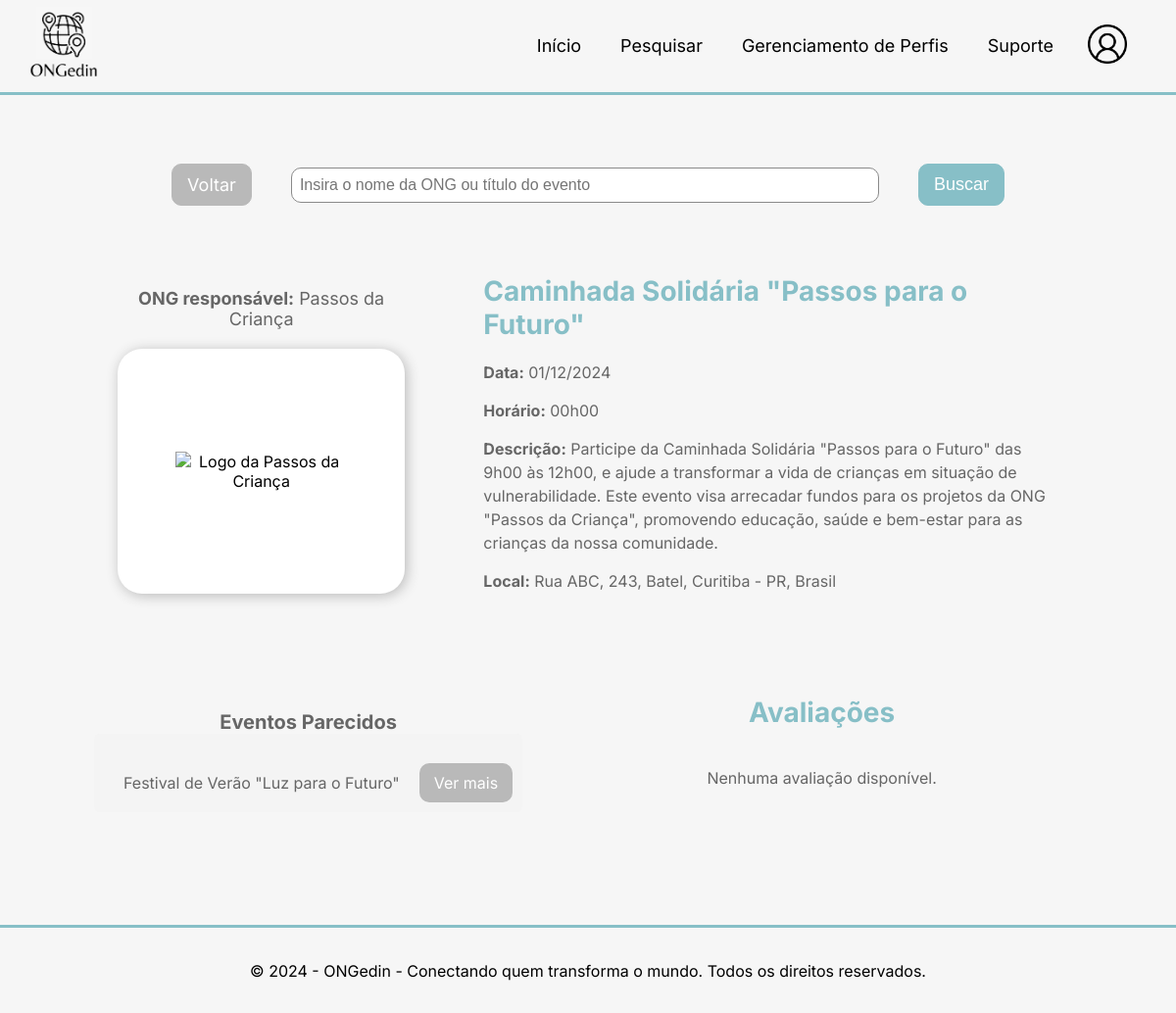
Page /event-details-adm.php?titulo=Caminhada+Solidária+"Passos+para+o+Futuro" on the committed database.
### tables this page shows
CREATE TABLE evento (
id_evento INT NOT NULL AUTO_INCREMENT,
titulo VARCHAR(100) NOT NULL,
descricao TEXT NOT NULL,
local_rua VARCHAR(100) NOT NULL,
local_numero VARCHAR(10) NOT NULL,
local_complemento VARCHAR(50),
local_bairro VARCHAR(50) NOT NULL,
local_cidade VARCHAR(50) NOT NULL,
local_estado CHAR(2) NOT NULL,
local_pais VARCHAR(20) NOT NULL,
PRIMARY KEY (id_evento)
);

CREATE TABLE usuario (
id_usuario INT NOT NULL AUTO_INCREMENT,
nome VARCHAR(50) NOT NULL,
funcao CHAR(1) NOT NULL,
senha VARCHAR(255) NOT NULL,
data_cadastro DATETIME NOT NULL,
PRIMARY KEY (id_usuario)
);

CREATE TABLE admin_ong_cadastra_evento (
id_admin_ong INT NOT NULL,
id_evento INT NOT NULL,
data_evento DATE NOT NULL,
horario_evento TIME NOT NULL,
FOREIGN KEY (id_admin_ong) REFERENCES administrador_ong(id_admin_ong),
FOREIGN KEY (id_evento) REFERENCES evento(id_evento)
);

### event-details-adm.php (the view, shortened to what this page needs)
<?php
include('connection.php');
$eventDetails = null;
function getEventDetails($conn, $titulo) {
    $queryEvent = $conn->prepare("
        SELECT e.titulo, e.descricao, e.local_rua, e.local_numero, e.local_complemento, e.local_bairro,
            e.local_cidade, e.local_estado, e.local_pais,
            ae.data_evento, ae.horario_evento, ao.area_atuacao, ao.endereco_rua, ao.endereco_bairro, ao.endereco_cidade,
            u.nome, ao.id_admin_ong
        FROM evento e
        JOIN admin_ong_cadastra_evento ae ON e.id_evento = ae.id_evento
        JOIN administrador_ong ao ON ae.id_admin_ong = ao.id_admin_ong
        JOIN usuario u ON u.id_usuario = ao.id_admin_ong
        WHERE e.titulo = ?");
    $queryEvent->bind_param('s', $titulo);
    $queryEvent->execute();
    return $queryEvent->get_result()->fetch_assoc();
}
if (isset($_GET['titulo'])) {
    $eventDetails = getEventDetails($conn, $_GET['titulo']);
}
$horario = new DateTime($eventDetails['horario_evento']);
$dataEvento = DateTime::createFromFormat('Y-m-d', $eventDetails['data_evento']);
function getOngImage($conn, $adminOngId) {
    $sql = "SELECT p.foto, u.nome AS nome_ong
            FROM perfil p
            JOIN usuario u ON p.id_perfil = u.id_usuario
            JOIN administrador_ong ao ON u.id_usuario = ao.id_admin_ong
            WHERE ao.id_admin_ong = ?";
    $stmt = $conn->prepare($sql);
    $stmt->bind_param('i', $adminOngId);
    $stmt->execute();
    $perfil = $stmt->get_result()->fetch_assoc();
    if (!$perfil || !$perfil['foto']) {
        $perfil['foto'] = 'caminho/para/imagem/alternativa.jpg';
    }
    return $perfil;
}
if ($eventDetails) {
    $adminOngId = $eventDetails['id_admin_ong'];
    $ongDetails = getOngImage($conn, $adminOngId);
    $fotoOng = $ongDetails['foto'];
    $nomeOng = htmlspecialchars($ongDetails['nome_ong']);
}
$nomeEvento = $_GET['titulo'];
$sql_evento = "SELECT id_evento FROM evento WHERE titulo = ?";
$stmt_evento = $conn->prepare($sql_evento);
$stmt_evento->bind_param("s", $nomeEvento);
$stmt_evento->execute();
$result_evento = $stmt_evento->get_result();
if ($result_evento->num_rows > 0) {
    $row = $result_evento->fetch_assoc();
    $eventoId = $row['id_evento'];
} else {
    echo "Erro: Evento não encontrado!";
    exit;
}
$sql_ong = "SELECT ong.area_atuacao
            FROM administrador_ong ong
            JOIN admin_ong_cadastra_evento aoce ON aoce.id_admin_ong = ong.id_admin_ong
            JOIN evento e ON e.id_evento = aoce.id_evento
            WHERE e.id_evento = ?";
$stmt = $conn->prepare($sql_ong);
$stmt->bind_param("i", $eventoId);
$stmt->execute();
$result = $stmt->get_result();
$areaAtuacao = '';
if ($result->num_rows > 0) {
    $row = $result->fetch_assoc();
    $areaAtuacao = $row['area_atuacao'];
} else {
    echo "Evento não encontrado!";
    exit;
}
$sql_eventos_similares = "SELECT e.id_evento, e.titulo
                          FROM evento e
                          JOIN admin_ong_cadastra_evento aoce ON aoce.id_evento = e.id_evento
                          JOIN administrador_ong ong ON ong.id_admin_ong = aoce.id_admin_ong
                          WHERE ong.area_atuacao = ? AND e.id_evento != ?";
$stmt_similares = $conn->prepare($sql_eventos_similares);
$stmt_similares->bind_param("si", $areaAtuacao, $eventoId);
$stmt_similares->execute();
$result_similares = $stmt_similares->get_result();
$eventosSimilares = [];
while ($evento = $result_similares->fetch_assoc()) {
    $eventosSimilares[] = $evento;
}
$feedbacks = [];
shuffle($feedbacks);
?>
<!DOCTYPE html>
<html lang="en">
<head>
    <link href="event-details.css" rel="stylesheet">
</head>
<body>
    <header>
        <div class="nav-container">
            <nav class="nav">
                <a href="home-adm.php">
                    <img src="images/ongedin-logo-2.png" alt="ongedin-logo">
                </a>
                <ul class="ul">
                    <ul class="ul-text">
                        <a href="home-adm.php">Início</a>
                        <a href="search-adm.php">Pesquisar</a>
                        <a href="profile-management.php">Gerenciamento de Perfis</a>
                        <a href="help-adm.php">Suporte</a>
                    </ul>
                    <a href="profile-adm.php">
                        <img src="images/perfil.png" alt="ongedin-logo">
                    </a>
                </ul>
            </nav>
        </div>
    </header>
    <section class="search-bar">
        <div class="search">
            <a class="back-btn" href="home-adm.php">Voltar</a>
            <div class="form">
                <form action="search-adm.php" method="GET">
                    <div class="search-container">
                        <input class="search-text" type="text" id="search-input" name="searchTerm" placeholder="Insira o nome da ONG ou título do evento" oninput="showSuggestions(this.value)" value="<?php echo isset($_GET['searchTerm']) ? htmlspecialchars($_GET['searchTerm']) : ''; ?>">
                    </div>
                    <div class="button-container">
                        <button type="submit" class="search-btn">Buscar</button>
                    </div>
                </form>
            </div>
        </div>
    </section>
    <section class="event-details">
        <div class="container">
            <?php if ($eventDetails): ?>
                <div class="event-layout">
                    <div class="event-left">
                        <p class="ong"><strong>ONG responsável:</strong> <?php echo htmlspecialchars($eventDetails['nome']); ?></p>
                        <div class = "image-box">
                            <img class="ong-image" src="<?= $fotoOng; ?>" alt="Logo da <?= $nomeOng; ?>">
                        </div>
                    </div>
                    <div class="event-right">
                        <h3 class="nome-ong"><?php echo htmlspecialchars($eventDetails['titulo']); ?></h3>
                        <div class="event-details-list">
                            <p><strong>Data:</strong> <?php echo $dataEvento->format('d/m/Y'); ?></p>
                            <p><strong>Horário:</strong> <?php echo $horario->format('H\hi'); ?></p>
                            <p><strong>Descrição:</strong> <?php echo nl2br(htmlspecialchars($eventDetails['descricao'])); ?></p>
                            <p><strong>Local:</strong>
                                <?php
                                    echo htmlspecialchars($eventDetails['local_rua']) . ", " .
                                        htmlspecialchars($eventDetails['local_numero']);
                                    echo ", " . htmlspecialchars($eventDetails['local_bairro']) . ", " .
                                        htmlspecialchars($eventDetails['local_cidade']) . " - " .
                                        htmlspecialchars($eventDetails['local_estado']) . ", " .
                                        htmlspecialchars($eventDetails['local_pais']);
                                ?>
                            </p>
                        </div>
                    </div>
                </div>
            <?php else: ?>
                <p>Evento não encontrado.</p>
            <?php endif; ?>
        </div>
    </section>
    <section class="more">
        <div class="event-left">
            <h3 class="title">Eventos Parecidos</h3>
            <?php if (!empty($eventosSimilares)): ?>
                <?php foreach ($eventosSimilares as $index => $evento): ?>
                    <div class="event-item" id="evento<?= $index + 1 ?>">
                        <div class="event-nome">
                            <p><?= $evento['titulo'] ?></p>
                            <a href="event-details-adm.php?titulo=<?= urlencode($evento['titulo']); ?>" class="ver-mais">Ver mais</a>
                        </div>
                    </div>
                <?php endforeach; ?>
            <?php else: ?>
                <p class="none">Nenhum evento encontrado.</p>
            <?php endif; ?>
        </div>
        <div class="event-right">
            <h3>Avaliações</h3>
            <div class="feedback-container">
                <?php if (!empty($feedbacks)): ?>
                    <?php foreach ($feedbacks as $feedback): ?>
                        <div class="feedback-item">
                            <div class="part1">
                                <p><strong>Nome do Usuário:</strong> <?= htmlspecialchars($feedback['usuario']) ?></p>
                                <p><strong>Data da avaliação:</strong> <?= htmlspecialchars(date('d/m/Y', strtotime($feedback['data']))) ?></p>
                            </div>
                            <div class="part2">
                                <p><strong>Nota:</strong> <?= htmlspecialchars($feedback['nota']) ?></p>
                                <div class="comentario-container">
                                    <p><strong>Comentário:</strong> <?= nl2br(htmlspecialchars($feedback['comentario'])) ?></p>
                                </div>
                            </div>
                        </div>
                    <?php endforeach; ?>
                <?php else: ?>
                    <p class="none">Nenhuma avaliação disponível.</p>
                <?php endif; ?>
            </div>
        </div>
    </section>
    <footer>
        <p>&copy; 2024 - ONGedin - Conectando quem transforma o mundo. Todos os direitos reservados.</p>
    </footer>
</body>
</html>

### event-details.css (style rules this page uses)
* { margin: 0; padding: 0; box-sizing: border-box; text-decoration: none; outline: none; }
body { background-color: #F6F6F6; font-family: "Inter", sans-serif; }
nav { background-color: #F6F6F6; display: flex; align-items: center; justify-content: space-between; padding-right: 35px; padding-left: 20px; border-bottom: 3px solid #87BFC7; }
nav ul { display: flex; align-items: center; }
nav ul .ul-text a { color: rgb(0, 0, 0); margin: 0 20px; font-size: 18px; display: block; }
nav ul .ul-text a:not(.btn)::after { content: ""; background-color: rgb(0, 0, 0); height: 2px; width: 0; display: block; margin: 0 auto; transition: 0.3s; }
nav a img { width: 90px; height: 90px; }
nav ul a img { width: 40px; height: 40px; margin: 0 15px; }
.search { padding-top: 70px; padding-bottom: 40px; display: flex; justify-content: center; align-items: center; font-size: 18px; }
.search .search-text { margin: 0 20px; padding: 8px; width: 600px; font-size: 16px; border: #8A8A8A solid; border-width: 1px; border-radius: 10px; }
.search a { margin: 0 20px; }
form { display: flex; justify-content: space-between; align-items: center; }
.search-container { position: relative; display: flex; flex-direction: column; align-items: center; }
.search-text { width: 100%; box-sizing: border-box; }
.button-container { display: flex; justify-content: flex-end; }
button { margin: 0 20px; }
.search-btn { display: block; padding: 10px 15px; background-color: #87BFC7; color: white; text-decoration: none; font-size: 18px; border-radius: 10px; transition: color 0.1s; border: 1px solid #87BFC7; cursor: pointer; }
.search-bar .search .back-btn { padding: 10px 15px; background-color: #b9b9b9; color: white; text-decoration: none; font-size: 18px; border-radius: 10px; transition: color 0.1s; border: 1px solid #b9b9b9; }
.event-details { display: flex; justify-content: center; align-items: flex-start; margin: 30px auto 70px; width: 80%; }
.event-details .container { display: flex; flex-direction: column; width: 100%; }
.event-layout { display: flex; gap: 30px; align-items: center; justify-content: flex-start; }
.event-left { flex: 1; text-align: center; }
.event-left .ong { margin-bottom: 15px; font-size: 18px; color: #666666; }
.event-left .image-box { position: relative; display: flex; justify-content: center; align-items: center; text-align: center; background-color: rgb(255, 255, 255); flex: 1; border-radius: 25px; box-shadow: 2px 2px 0.8em rgba(47, 47, 47, 0.3); height: 250px; overflow: hidden; margin-top: 20px; }
.event-left .image-box img { width: 60%; object-fit: cover; margin: 0 auto; }
.event-right { flex: 2; text-align: left; padding-left: 50px; }
.event-right .nome-ong { margin-bottom: 20px; color: #87BFC7; font-size: 28px; }
.event-details-list p { margin-bottom: 15px; font-size: 16px; line-height: 1.5; color: #666666; }
.more { display: flex; justify-content: space-between; align-items: center; margin: 0 auto; margin-bottom: 80px; width: 84%; }
.more .event-left { display: flex; flex-direction: column; align-items: center; justify-content: center; height: 100%; flex: 1; }
.more .event-left .title { font-size: 20px; color: #666666; }
.event-item { display: flex; flex-direction: row; background-color: #f4f4f4; padding: 10px; border-radius: 5px; text-align: center; justify-content: space-between; align-items: center; min-width: 300px; }
.event-nome { display: flex; align-items: center; justify-content: space-between; text-align: center; margin-left: 20px; white-space: nowrap; width: 100%; margin-top: 20px; }
.event-nome p { color: #666666; font-size: 16px; margin-right: 10px; }
.ver-mais { padding: 10px 15px; background-color: #b9b9b9; color: white; border: none; text-decoration: none; font-size: 16px; border-radius: 10px; transition: color 0.1s; cursor: pointer; margin-left: 10px; }
.more .event-right { display: flex; flex-direction: column; align-items: center; justify-content: center; flex: 2; color: #666666; padding: 20px; text-align: center; max-width: 700px; margin-left: 100px; margin-right: 60px; }
.more .event-right h3 { font-weight: bold; text-align: center; color: #87BFC7; font-size: 28px; }
.feedback-container { display: flex; flex-direction: column; gap: 20px; width: 100%; }
.more .event-right .none { margin: 40px 0; font-size: 16px; color: #666; }
footer { border-top: 3px solid #87BFC7; background-color: #F6F6F6; display: flex; align-items: center; justify-content: center; height: 90px; text-align: center; }

### rows in the picture
evento: usuario.nome "Passos da Criança", titulo "Caminhada Solidária \"Passos para o Futuro\"", admin_ong_cadastra_evento.data_evento "01/12/2024", admin_ong_cadastra_evento.horario_evento "00h00", descricao "Participe da Caminhada Solidária \"Passos para o Futuro\" das 9h00 às 12h00, e ajude a transformar a vida de crianças em situação de vulnerabilidade. Este evento visa arrecadar fundos para os projetos da ONG \"Passos da Criança\", promovendo educação, saúde e bem-estar para as crianças da nossa comunidade.", local_rua "Rua ABC", local_numero "243", local_bairro "Batel", local_cidade "Curitiba", local_estado "PR", local_pais "Brasil"
evento: titulo "Festival de Verão \"Luz para o Futuro\""
